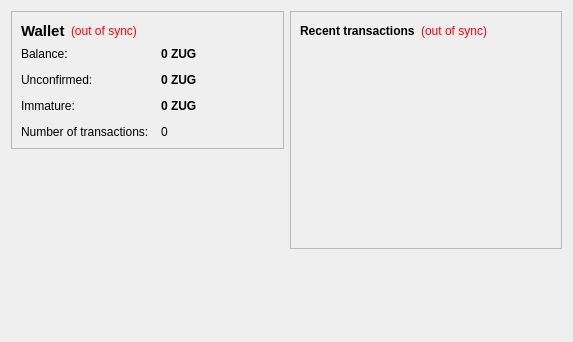
<?xml version="1.0" encoding="UTF-8"?>
<ui version="4.0">
 <class>OverviewPage</class>
 <widget class="QWidget" name="OverviewPage">
  <property name="geometry">
   <rect>
    <x>0</x>
    <y>0</y>
    <width>573</width>
    <height>342</height>
   </rect>
  </property>
  <property name="windowTitle">
   <string>Form</string>
  </property>
  <layout class="QHBoxLayout" name="horizontalLayout" stretch="1,1">
   <item>
    <layout class="QVBoxLayout" name="verticalLayout_2">
     <item>
      <widget class="QFrame" name="frame">
       <property name="frameShape">
        <enum>QFrame::StyledPanel</enum>
       </property>
       <property name="frameShadow">
        <enum>QFrame::Raised</enum>
       </property>
       <layout class="QVBoxLayout" name="verticalLayout_4">
        <item>
         <layout class="QHBoxLayout" name="horizontalLayout_4">
          <item>
           <widget class="QLabel" name="label_5">
            <property name="font">
             <font>
              <pointsize>11</pointsize>
              <weight>75</weight>
              <bold>true</bold>
             </font>
            </property>
            <property name="text">
             <string>Wallet</string>
            </property>
           </widget>
          </item>
          <item>
           <widget class="QLabel" name="labelWalletStatus">
            <property name="toolTip">
             <string>The displayed information may be out of date. Your wallet automatically synchronizes with the Zugzwang network after a connection is established, but this process has not completed yet.</string>
            </property>
            <property name="styleSheet">
             <string notr="true">QLabel { color: red; }</string>
            </property>
            <property name="text">
             <string notr="true">(out of sync)</string>
            </property>
            <property name="alignment">
             <set>Qt::AlignLeading|Qt::AlignLeft|Qt::AlignVCenter</set>
            </property>
           </widget>
          </item>
          <item>
           <spacer name="horizontalSpacer_2">
            <property name="orientation">
             <enum>Qt::Horizontal</enum>
            </property>
            <property name="sizeHint" stdset="0">
             <size>
              <width>40</width>
              <height>20</height>
             </size>
            </property>
           </spacer>
          </item>
         </layout>
        </item>
        <item>
         <layout class="QFormLayout" name="formLayout_2">
          <property name="fieldGrowthPolicy">
           <enum>QFormLayout::AllNonFixedFieldsGrow</enum>
          </property>
          <property name="horizontalSpacing">
           <number>12</number>
          </property>
          <property name="verticalSpacing">
           <number>12</number>
          </property>
          <item row="0" column="0">
           <widget class="QLabel" name="label">
            <property name="text">
             <string>Balance:</string>
            </property>
           </widget>
          </item>
          <item row="0" column="1">
           <widget class="QLabel" name="labelBalance">
            <property name="font">
             <font>
              <weight>75</weight>
              <bold>true</bold>
             </font>
            </property>
            <property name="cursor">
             <cursorShape>IBeamCursor</cursorShape>
            </property>
            <property name="toolTip">
             <string>Your current balance</string>
            </property>
            <property name="text">
             <string notr="true">0 ZUG</string>
            </property>
            <property name="textInteractionFlags">
             <set>Qt::LinksAccessibleByMouse|Qt::TextSelectableByKeyboard|Qt::TextSelectableByMouse</set>
            </property>
           </widget>
          </item>
          <item row="1" column="0">
           <widget class="QLabel" name="label_3">
            <property name="text">
             <string>Unconfirmed:</string>
            </property>
           </widget>
          </item>
          <item row="1" column="1">
           <widget class="QLabel" name="labelUnconfirmed">
            <property name="font">
             <font>
              <weight>75</weight>
              <bold>true</bold>
             </font>
            </property>
            <property name="cursor">
             <cursorShape>IBeamCursor</cursorShape>
            </property>
            <property name="toolTip">
             <string>Total of transactions that have yet to be confirmed, and do not yet count toward the current balance</string>
            </property>
            <property name="text">
             <string notr="true">0 ZUG</string>
            </property>
            <property name="textInteractionFlags">
             <set>Qt::LinksAccessibleByMouse|Qt::TextSelectableByKeyboard|Qt::TextSelectableByMouse</set>
            </property>
           </widget>
          </item>
          <item row="3" column="0">
           <widget class="QLabel" name="label_2">
            <property name="text">
             <string>Number of transactions:</string>
            </property>
           </widget>
          </item>
          <item row="3" column="1">
           <widget class="QLabel" name="labelNumTransactions">
            <property name="toolTip">
             <string>Total number of transactions in wallet</string>
            </property>
            <property name="text">
             <string notr="true">0</string>
            </property>
           </widget>
          </item>
          <item row="2" column="0">
           <widget class="QLabel" name="labelImmatureText">
            <property name="text">
             <string>Immature:</string>
            </property>
           </widget>
          </item>
          <item row="2" column="1">
           <widget class="QLabel" name="labelImmature">
            <property name="font">
             <font>
              <weight>75</weight>
              <bold>true</bold>
             </font>
            </property>
            <property name="toolTip">
             <string>Mined balance that has not yet matured</string>
            </property>
            <property name="text">
             <string notr="true">0 ZUG</string>
            </property>
            <property name="textInteractionFlags">
             <set>Qt::LinksAccessibleByMouse|Qt::TextSelectableByKeyboard|Qt::TextSelectableByMouse</set>
            </property>
           </widget>
          </item>
         </layout>
        </item>
       </layout>
      </widget>
     </item>
     <item>
      <spacer name="verticalSpacer">
       <property name="orientation">
        <enum>Qt::Vertical</enum>
       </property>
       <property name="sizeHint" stdset="0">
        <size>
         <width>20</width>
         <height>40</height>
        </size>
       </property>
      </spacer>
     </item>
    </layout>
   </item>
   <item>
    <layout class="QVBoxLayout" name="verticalLayout_3">
     <item>
      <widget class="QFrame" name="frame_2">
       <property name="frameShape">
        <enum>QFrame::StyledPanel</enum>
       </property>
       <property name="frameShadow">
        <enum>QFrame::Raised</enum>
       </property>
       <layout class="QVBoxLayout" name="verticalLayout">
        <item>
         <layout class="QHBoxLayout" name="horizontalLayout_2">
          <item>
           <widget class="QLabel" name="label_4">
            <property name="text">
             <string>&lt;b&gt;Recent transactions&lt;/b&gt;</string>
            </property>
           </widget>
          </item>
          <item>
           <widget class="QLabel" name="labelTransactionsStatus">
            <property name="toolTip">
             <string>The displayed information may be out of date. Your wallet automatically synchronizes with the Zugzwang network after a connection is established, but this process has not completed yet.</string>
            </property>
            <property name="styleSheet">
             <string notr="true">QLabel { color: red; }</string>
            </property>
            <property name="text">
             <string notr="true">(out of sync)</string>
            </property>
            <property name="alignment">
             <set>Qt::AlignRight|Qt::AlignTrailing|Qt::AlignVCenter</set>
            </property>
           </widget>
          </item>
          <item>
           <spacer name="horizontalSpacer">
            <property name="orientation">
             <enum>Qt::Horizontal</enum>
            </property>
            <property name="sizeHint" stdset="0">
             <size>
              <width>40</width>
              <height>20</height>
             </size>
            </property>
           </spacer>
          </item>
         </layout>
        </item>
        <item>
         <widget class="QListView" name="listTransactions">
          <property name="styleSheet">
           <string notr="true">QListView { background: transparent; }</string>
          </property>
          <property name="frameShape">
           <enum>QFrame::NoFrame</enum>
          </property>
          <property name="verticalScrollBarPolicy">
           <enum>Qt::ScrollBarAlwaysOff</enum>
          </property>
          <property name="horizontalScrollBarPolicy">
           <enum>Qt::ScrollBarAlwaysOff</enum>
          </property>
          <property name="selectionMode">
           <enum>QAbstractItemView::NoSelection</enum>
          </property>
         </widget>
        </item>
       </layout>
      </widget>
     </item>
     <item>
      <spacer name="verticalSpacer_2">
       <property name="orientation">
        <enum>Qt::Vertical</enum>
       </property>
       <property name="sizeHint" stdset="0">
        <size>
         <width>20</width>
         <height>40</height>
        </size>
       </property>
      </spacer>
     </item>
    </layout>
   </item>
  </layout>
 </widget>
 <resources/>
 <connections/>
</ui>
